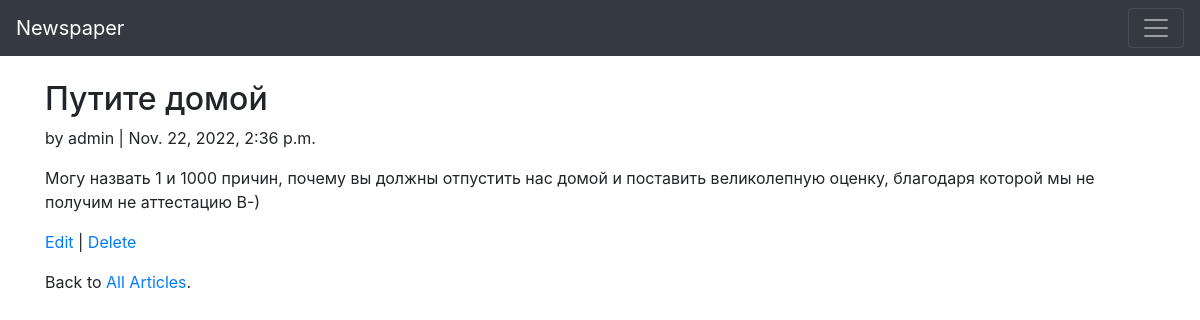
/articles/6/ (signed in), run on the app's committed database.
### articles/models.py (models this page shows, shortened)
class Article(models.Model):
    title = models.CharField(max_length=255)
    body = models.TextField()
    date = models.DateTimeField(auto_now_add=True)
    author = models.ForeignKey(settings.AUTH_USER_MODEL, on_delete=models.CASCADE,)

### users/models.py (models this page shows)
class CustomUser(AbstractUser):
    age = models.PositiveIntegerField(default=0)

### articles/views.py (the view)
# urls.py: path('<int:pk>/', views.ArticleDetailView.as_view(), name='article_detail'),
class ArticleDetailView(LoginRequiredMixin, DetailView):
    model = models.Article
    template_name = 'article_detail.html'

### templates/article_detail.html
{% extends 'base.html' %}
{% block content %}
<div class="article-entry">
    <h2>{{ object.title }}</h2>
    <p>by {{ object.author }} | {{ object.date }}</p>
    <p>{{ object.body }}</p>
</div>
<p><a href="{% url 'article_edit' article.pk %}">Edit</a> | <a href="{# url 'article_delete' article.pk %}">Delete</a></p>
<p>Back to <a href="{% url 'article_list' %}">All Articles</a>.</p>
{% endblock content %}

### data on the page
Article: title "Путите домой", author "admin", date "Nov. 22, 2022, 2:36 p.m.", body "Могу назвать 1 и 1000 причин, почему вы должны отпустить нас домой и поставить великолепную оценку, благодаря которой мы не получим не аттестацию B-)"
